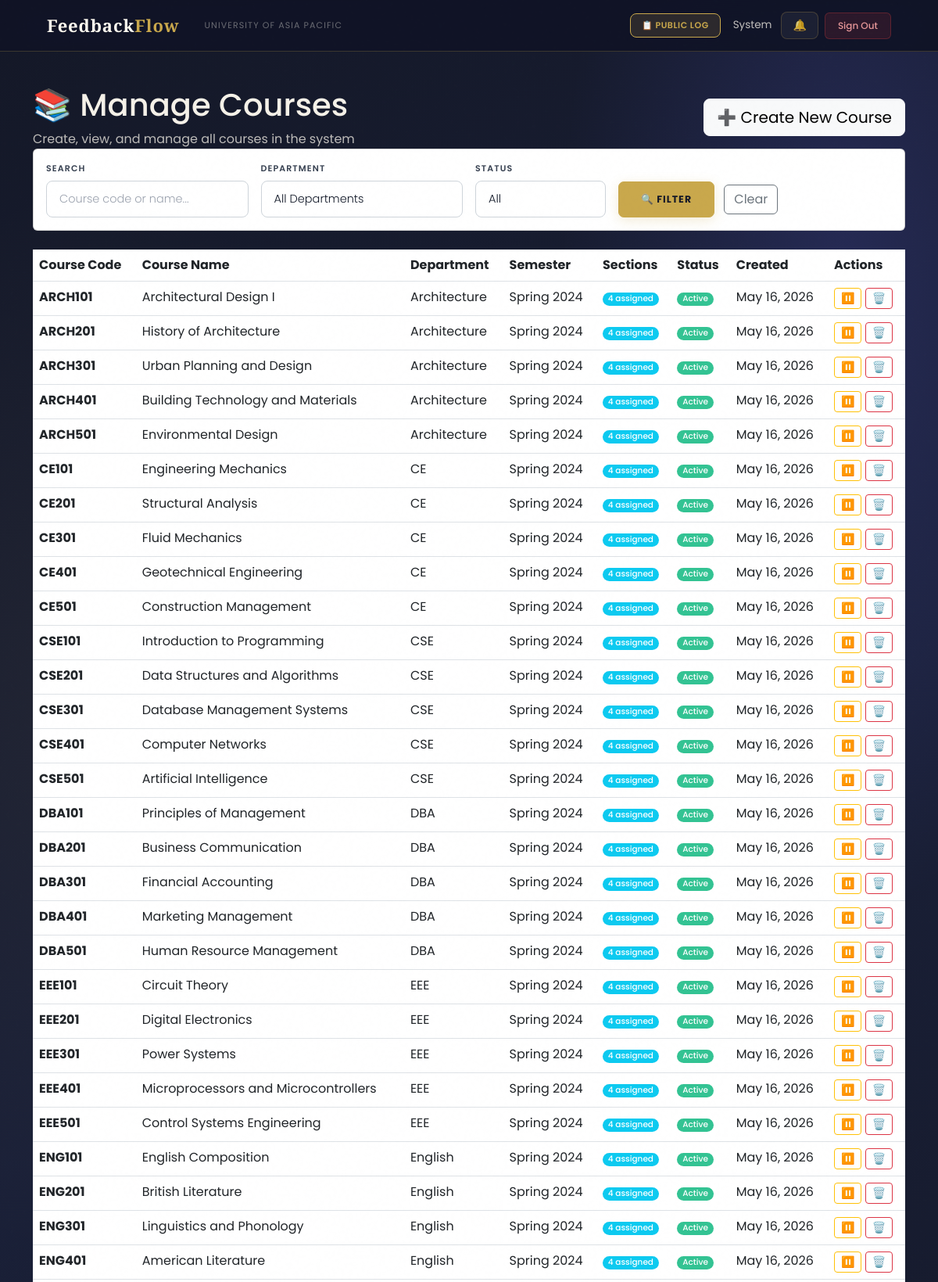
The app's page /feedback/admin/courses/ (signed in, upper part) with its own data.
### users/models.py (models this page shows, shortened)
class User(AbstractBaseUser, PermissionsMixin):
    ROLE_CHOICES = (
        ('Student',   'Student'),
        ('Faculty',   'Faculty'),
        ('HOD',       'Head of Department'),
        ('Staff',     'Staff'),
        ('DAO',       'Dean of Administration Office'),
        ('Admin',     'Administrator'),
        ('Committee', 'Committee Member'),
    )
    DEPARTMENT_CHOICES = (
        ('DBA',          'Department of Business Administration'),
        ('CSE',          'Department of Computer Science and Engineering'),
        ('CE',           'Department of Civil Engineering'),
        ('EEE',          'Department of Electrical and Electronic Engineering'),
        ('Pharmacy',     'Department of Pharmacy'),
        ('Law',          'Department of Law and Human Rights'),
        ('English',      'Department of English'),
        ('Architecture', 'Department of Architecture'),
    )
    COMMITTEE_TYPE_CHOICES = (
        ('Harassment Committee', 'Harassment Committee'),
        ('Proctorial Committee', 'Proctorial Committee'),
    )
    email          = models.EmailField(unique=True, max_length=255)
    full_name      = models.CharField(max_length=150)
    role           = models.CharField(max_length=20, choices=ROLE_CHOICES)
    department     = models.CharField(max_length=100, choices=DEPARTMENT_CHOICES, null=True, blank=True)
    student_id     = models.CharField(max_length=50, unique=True, null=True, blank=True)
    committee_type = models.CharField(max_length=50, choices=COMMITTEE_TYPE_CHOICES, null=True, blank=True)
    is_active      = models.BooleanField(default=True)
    is_staff       = models.BooleanField(default=False)
    created_at     = models.DateTimeField(auto_now_add=True)
    updated_at     = models.DateTimeField(auto_now=True)
    USERNAME_FIELD  = 'email'
    REQUIRED_FIELDS = ['full_name']
    objects = UserManager()
    class Meta:
        verbose_name        = 'User'
        verbose_name_plural = 'Users'
        ordering            = ['-created_at']
    def get_short_name(self):
        return self.full_name.split()[0] if self.full_name else self.email

### feedback/models.py (models this page shows, shortened)
class Course(models.Model):
    course_code = models.CharField(max_length=20, unique=True)
    course_name = models.CharField(max_length=200)
    department = models.CharField(max_length=100)
    semester = models.CharField(max_length=50)
    is_active = models.BooleanField(default=True)
    created_at = models.DateTimeField(auto_now_add=True)
    class Meta:
        ordering = ['course_code']
        verbose_name = 'Course'
        verbose_name_plural = 'Courses'

### feedback/views.py (the view)
# urls.py: path('admin/courses/', views.admin_course_list, name='admin_course_list'),
@login_required
@user_passes_test(admin_required)
def admin_course_list(request):
    courses = Course.objects.all().order_by('department', 'course_code')
    search = request.GET.get('search', '')
    department = request.GET.get('department', '')
    active_filter = request.GET.get('active', '')
    if search:
        courses = courses.filter(
            Q(course_code__icontains=search) | Q(course_name__icontains=search)
        )
    if department:
        courses = courses.filter(department=department)
    if active_filter == 'active':
        courses = courses.filter(is_active=True)
    elif active_filter == 'inactive':
        courses = courses.filter(is_active=False)
    departments = Course.objects.values_list('department', flat=True).distinct()
    context = {
        'courses': courses,
        'search': search,
        'department': department,
        'active_filter': active_filter,
        'departments': sorted(departments),
        'page_title': 'Manage Courses'
    }
    return render(request, 'feedback/admin_course_list.html', context)

### feedback/views.py (called while the page is built)
def admin_required(user):
    return user.is_authenticated and user.role == 'Admin'

### users/context_processors.py (called while the page is built)
def notifications_count(request):
    if request.user.is_authenticated:
        from users.models import Notification, Announcement
        count = Notification.objects.filter(
            recipient=request.user,
            is_read=False
        ).count()
        active_announcements = []
        for ann in Announcement.objects.filter(is_active=True).order_by('-created_at')[:10]:
            if ann.is_visible_to(request.user):
                active_announcements.append(ann)
            if len(active_announcements) >= 3:
                break
        return {
            'unread_notifications_count': count,
            'active_announcements': active_announcements,
        }
    return {'unread_notifications_count': 0, 'active_announcements': []}

### feedback/templates/feedback/admin_course_list.html (shortened to what this page needs)
{% extends 'users/dashboard_base.html' %}
{% block content %}
<div class="container mt-4">
    <div class="dashboard-header">
        <div class="row align-items-center">
            <div class="col-md-8">
                <h1>📚 Manage Courses</h1>
                <p class="mb-0 opacity-75">Create, view, and manage all courses in the system</p>
            </div>
            <div class="col-md-4 text-end">
                <a href="{% url 'admin_course_add' %}" class="btn btn-light btn-lg">
                    ➕ Create New Course
                </a>
            </div>
        </div>
    </div>
    <div class="card info-card mb-4">
        <div class="card-body">
            <form method="get" class="row g-3 align-items-end">
                <div class="col-md-3">
                    <label class="form-label fw-semibold">Search</label>
                    <input type="text" name="search" class="form-control" placeholder="Course code or name..." value="{{ search }}">
                </div>
                <div class="col-md-3">
                    <label class="form-label fw-semibold">Department</label>
                    <select name="department" class="form-select">
                        <option value="">All Departments</option>
                    </select>
                </div>
                <div class="col-md-2">
                    <label class="form-label fw-semibold">Status</label>
                    <select name="active" class="form-select">
                        <option value="">All</option>
                    </select>
                </div>
                <div class="col-md-4">
                    <button type="submit" class="btn btn-primary me-2">🔍 Filter</button>
                    <a href="{% url 'admin_course_list' %}" class="btn btn-outline-secondary">Clear</a>
                </div>
            </form>
        </div>
    </div>
    <div class="modern-table">
        <table class="table table-hover mb-0">
            <thead>
            <tr>
                <th>Course Code</th>
                <th>Course Name</th>
                <th>Department</th>
                <th>Semester</th>
                <th>Sections</th>
                <th>Status</th>
                <th>Created</th>
                <th>Actions</th>
            </tr>
            </thead>
            <tbody>
            {% for course in courses %}
            <tr>
                <td><strong>{{ course.course_code }}</strong></td>
                <td>{{ course.course_name }}</td>
                <td>{{ course.department }}</td>
                <td>{{ course.semester }}</td>
                <td>
                    {% with assignments=course.assignments.all %}
                        {% if assignments %}
                            <a href="{% url 'admin_assignments' %}?course_id={{ course.id }}" style="text-decoration: none;">
                                <span class="badge bg-info">{{ assignments.count }} assigned</span>
                            </a>
                        {% else %}
                            <a href="{% url 'admin_assignment_add' %}?course_id={{ course.id }}" style="text-decoration: none;">
                                <span class="badge bg-warning text-dark">Not assigned</span>
                            </a>
                        {% endif %}
                    {% endwith %}
                </td>
                <td>
                    {% if course.is_active %}
                    <span class="badge bg-success">Active</span>
                    {% else %}
                    <span class="badge bg-danger">Inactive</span>
                    {% endif %}
                </td>
                <td>{{ course.created_at|date:"M d, Y" }}</td>
                <td>
                    <form action="{% url 'admin_course_toggle' course.id %}" method="post" class="d-inline" title="{% if course.is_active %}Deactivate Course{% else %}Activate Course{% endif %}">
                        <button type="submit" class="btn btn-sm {% if course.is_active %}btn-outline-warning{% else %}btn-outline-success{% endif %}" style="padding: 2px 8px;">
                            {% if course.is_active %}⏸️{% else %}▶️{% endif %}
                        </button>
                    </form>
                    <a href="{% url 'admin_course_delete' course.id %}" class="btn btn-sm btn-outline-danger" title="Delete Course" style="padding: 2px 8px;">🗑️</a>
                </td>
            </tr>
            {% empty %}
            <tr>
                <td colspan="8" class="text-center text-muted py-4">
                    No courses found. <a href="{% url 'admin_course_add' %}">Create one now</a>
                </td>
            </tr>
            {% endfor %}
            </tbody>
        </table>
    </div>
</div>
{% endblock %}

### users/templates/users/base.html (shortened to what this page needs)
<!DOCTYPE html>
<html lang="en">
<head>
    <link href="https://cdn.jsdelivr.net/npm/bootstrap@5.3.0/dist/css/bootstrap.min.css" rel="stylesheet">
</head>
<body>
    <nav class="navbar navbar-expand-lg">
        <div class="container-fluid d-flex align-items-center gap-3">
            <a class="navbar-brand" href="/">Feedback<em>Flow</em></a>
            <span class="navbar-text d-none d-md-inline">University of Asia Pacific</span>
            {% if user.is_authenticated %}
            <div class="ms-auto d-flex align-items-center gap-2">
                <a href="{% url 'public_log' %}" class="btn-bell"
                    style="font-size:11px; font-weight:600; text-transform:uppercase; letter-spacing:0.05em; background:rgba(201,168,76,.15); color:var(--gold) !important; border-color:var(--gold) !important;">
                    📋 Public Log
                </a>
                <span class="nav-user-info d-none d-md-inline ms-2">{{ user.get_short_name }}</span>
                <a href="{% url 'notifications' %}" class="btn-bell ms-1">
                    🔔
                </a>
                <a href="{% url 'logout' %}" class="btn-logout">Sign Out</a>
            </div>
            {% endif %}
        </div>
    </nav>
    <main>
        {% block content %}{% endblock %}
    </main>
</body>
</html>

### records on screen
User: get_short_name "System"
Course: course_code "ARCH101", course_name "Architectural Design I", department "Architecture", semester "Spring 2024", assignments.all.count "4", is_active "Active", created_at "May 16, 2026"
Course: course_code "ARCH201", course_name "History of Architecture", department "Architecture", semester "Spring 2024", assignments.all.count "4", is_active "Active", created_at "May 16, 2026"
Course: course_code "ARCH301", course_name "Urban Planning and Design", department "Architecture", semester "Spring 2024", assignments.all.count "4", is_active "Active", created_at "May 16, 2026"
Course: course_code "ARCH401", course_name "Building Technology and Materials", department "Architecture", semester "Spring 2024", assignments.all.count "4", is_active "Active", created_at "May 16, 2026"
Course: course_code "ARCH501", course_name "Environmental Design", department "Architecture", semester "Spring 2024", assignments.all.count "4", is_active "Active", created_at "May 16, 2026"
Course: course_code "CE101", course_name "Engineering Mechanics", department "CE", semester "Spring 2024", assignments.all.count "4", is_active "Active", created_at "May 16, 2026"
Course: course_code "CE201", course_name "Structural Analysis", department "CE", semester "Spring 2024", assignments.all.count "4", is_active "Active", created_at "May 16, 2026"
Course: course_code "CE301", course_name "Fluid Mechanics", department "CE", semester "Spring 2024", assignments.all.count "4", is_active "Active", created_at "May 16, 2026"
Course: course_code "CE401", course_name "Geotechnical Engineering", department "CE", semester "Spring 2024", assignments.all.count "4", is_active "Active", created_at "May 16, 2026"
Course: course_code "CE501", course_name "Construction Management", department "CE", semester "Spring 2024", assignments.all.count "4", is_active "Active", created_at "May 16, 2026"
Course: course_code "CSE101", course_name "Introduction to Programming", department "CSE", semester "Spring 2024", assignments.all.count "4", is_active "Active", created_at "May 16, 2026"
Course: course_code "CSE201", course_name "Data Structures and Algorithms", department "CSE", semester "Spring 2024", assignments.all.count "4", is_active "Active", created_at "May 16, 2026"
Course: course_code "CSE301", course_name "Database Management Systems", department "CSE", semester "Spring 2024", assignments.all.count "4", is_active "Active", created_at "May 16, 2026"
Course: course_code "CSE401", course_name "Computer Networks", department "CSE", semester "Spring 2024", assignments.all.count "4", is_active "Active", created_at "May 16, 2026"
Course: course_code "CSE501", course_name "Artificial Intelligence", department "CSE", semester "Spring 2024", assignments.all.count "4", is_active "Active", created_at "May 16, 2026"
Course: course_code "DBA101", course_name "Principles of Management", department "DBA", semester "Spring 2024", assignments.all.count "4", is_active "Active", created_at "May 16, 2026"
Course: course_code "DBA201", course_name "Business Communication", department "DBA", semester "Spring 2024", assignments.all.count "4", is_active "Active", created_at "May 16, 2026"
Course: course_code "DBA301", course_name "Financial Accounting", department "DBA", semester "Spring 2024", assignments.all.count "4", is_active "Active", created_at "May 16, 2026"
Course: course_code "DBA401", course_name "Marketing Management", department "DBA", semester "Spring 2024", assignments.all.count "4", is_active "Active", created_at "May 16, 2026"
Course: course_code "DBA501", course_name "Human Resource Management", department "DBA", semester "Spring 2024", assignments.all.count "4", is_active "Active", created_at "May 16, 2026"
Course: course_code "EEE101", course_name "Circuit Theory", department "EEE", semester "Spring 2024", assignments.all.count "4", is_active "Active", created_at "May 16, 2026"
Course: course_code "EEE201", course_name "Digital Electronics", department "EEE", semester "Spring 2024", assignments.all.count "4", is_active "Active", created_at "May 16, 2026"
Course: course_code "EEE301", course_name "Power Systems", department "EEE", semester "Spring 2024", assignments.all.count "4", is_active "Active", created_at "May 16, 2026"
Course: course_code "EEE401", course_name "Microprocessors and Microcontrollers", department "EEE", semester "Spring 2024", assignments.all.count "4", is_active "Active", created_at "May 16, 2026"
Course: course_code "EEE501", course_name "Control Systems Engineering", department "EEE", semester "Spring 2024", assignments.all.count "4", is_active "Active", created_at "May 16, 2026"
Course: course_code "ENG101", course_name "English Composition", department "English", semester "Spring 2024", assignments.all.count "4", is_active "Active", created_at "May 16, 2026"
Course: course_code "ENG201", course_name "British Literature", department "English", semester "Spring 2024", assignments.all.count "4", is_active "Active", created_at "May 16, 2026"
Course: course_code "ENG301", course_name "Linguistics and Phonology", department "English", semester "Spring 2024", assignments.all.count "4", is_active "Active", created_at "May 16, 2026"
Course: course_code "ENG401", course_name "American Literature", department "English", semester "Spring 2024", assignments.all.count "4", is_active "Active", created_at "May 16, 2026"
